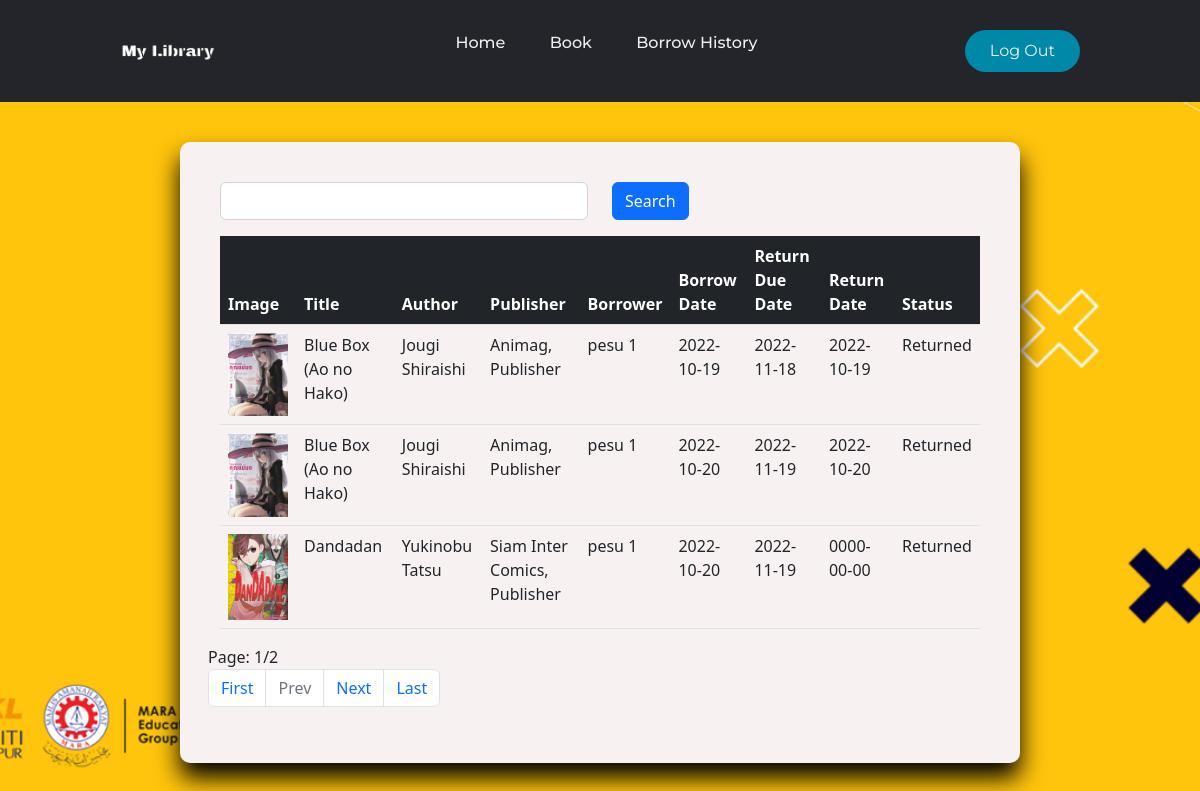
Screenshot of /user_borrow.php (signed in) with the database file from the repository.
### tables this page shows
CREATE TABLE `borrow` (
  `borrowID` int(5) NOT NULL,
  `bookID` varchar(5) NOT NULL,
  `memberID` int(5) NOT NULL,
  `dateBorrow` date NOT NULL,
  `dateRet` date NOT NULL,
  `retDate` date NOT NULL,
  `statusID` varchar(5) NOT NULL
);

CREATE TABLE `book` (
  `bookID` varchar(5) NOT NULL,
  `bookIMG` varchar(255) NOT NULL,
  `bookName` varchar(255) NOT NULL,
  `bookTypeID` varchar(255) NOT NULL,
  `bookDescript` varchar(500) NOT NULL,
  `author` varchar(255) NOT NULL,
  `publisher` varchar(255) NOT NULL,
  `bstatusID` varchar(5) NOT NULL
);

CREATE TABLE `member` (
  `memberID` int(5) NOT NULL,
  `Firstname` varchar(255) NOT NULL,
  `Lastname` varchar(255) NOT NULL,
  `Gender` varchar(255) NOT NULL,
  `BirthDate` date NOT NULL,
  `Tel` varchar(255) NOT NULL,
  `Username` varchar(255) NOT NULL,
  `Password` varchar(255) NOT NULL,
  `Email` varchar(255) NOT NULL,
  `statusmem` varchar(6) NOT NULL
);

CREATE TABLE `borrowstatus` (
  `bstatusID` varchar(5) NOT NULL,
  `bName` varchar(255) NOT NULL
);

### user_borrow.php (the view, shortened to what this page needs)
<?php
if (!$_SESSION["UserID"] || $_SESSION["statusmem"] != "MEMBER") {
    Header("Location: index.php");
} else {
    include 'connectdb.php';
    $ID = $_SESSION["UserID"];
    $msql = "SELECT * FROM member WHERE memberID='$ID'";
    $mresult = mysqli_query($conn, $msql);
    $rw = mysqli_fetch_array($mresult);
?>
    <!DOCTYPE html>
    <html lang="en">
    <head>
        <link rel="stylesheet" href="assets/vendor/css/style.css">
        <link rel="stylesheet" href="assets/vendor/css/nav.css">
        <link href="https://cdn.jsdelivr.net/npm/bootstrap@5.2.2/dist/css/bootstrap.min.css" rel="stylesheet">
    </head>
    <body>
        <header class="navi">
            <a href="user_home.php"><img class="logo" src="assets/img/logo.png" alt="Logo"></a>
            <nav>
                <ul class="nav__links">
                    <li><a href="user_home.php">Home</a></li>
                    <li><a href="user_book_list.php">Book</a></li>
                    <li><a href="user_borrow.php">Borrow History</a></li>
                </ul>
            </nav>
            <a href="logout.php"><button>Log Out</button></a>
        </header>
        <div class="container">
            <div class="wrapper">
                <div class="table-box">
                    <div class="row">
                        <form name="frmSearch" method="get" action="<?= $_SERVER['SCRIPT_NAME']; ?>">
                            <div class="row">
                                <div class="col-6">
                                    <input name="txtKeyword" class="form-control" type="text" id="txtKeyword" value="<?= $_GET["txtKeyword"] ?? ""; ?>">
                                </div>
                                <div class="col-6">
                                    <button type="submit" value="Search" class="btn btn-primary">Search</button>
                                </div>
                                <div class="col-12">
                                </div>
                            </div>
                        </form>
                        <?php
                        include 'connectdb.php';
                        if (isset($_GET['pageno'])) {
                            $pageno = $_GET['pageno'];
                        } else {
                            $pageno = 1;
                        }
                        $no_of_records_per_page = 3;
                        $offset = ($pageno - 1) * $no_of_records_per_page;
                        $text_keyword = $_GET['txtKeyword'] ?? "";
                        $total_pages_sql = "SELECT COUNT(*) FROM borrow WHERE borrow.memberID = $ID ";
                        $result = mysqli_query($conn, $total_pages_sql);
                        $total_rows = mysqli_fetch_array($result)[0];
                        $total_pages = ceil($total_rows / $no_of_records_per_page);
                        $sql = " SELECT * FROM borrow INNER JOIN book ON borrow.bookID = book.bookID INNER JOIN borrowstatus ON borrow.statusID = borrowstatus.bstatusID WHERE (bookName LIKE '%$text_keyword%' or author LIKE '%$text_keyword%')AND memberID = '$ID' LIMIT $offset, $no_of_records_per_page ";
                        $res_data = mysqli_query($conn, $sql);
                        echo "<div class='table-responsive'>";
                        echo "<table class='table table-hover'>";
                        echo "<thead class='thead-dark'>";
                        echo "<tr class='bg-dark' style='color:White;'><th scope='col'>Image</th>";
                        echo "<th scope='col'>Title</th>";
                        echo "<th scope='col'>Author</th>";
                        echo "<th scope='col'>Publisher</th>";
                        echo "<th scope='col'>Borrower</th>";
                        echo "<th scope='col'>Borrow Date</th>";
                        echo "<th scope='col'>Return Due Date</th>";
                        echo "<th scope='col'>Return Date</th>";
                        echo "<th scope='col'>Status</th>";
                        echo "</tr>";
                        echo "</thead>";
                        while ($row = mysqli_fetch_array($res_data)) {
                            $imageURL = 'assets/img/book/' . $row['bookIMG'];
                            echo "<tbody>";
                            echo "  <tr>";
                            echo "  <td><img src='$imageURL'></td>";
                            echo "  <td>" . $row['bookName'] . "</td>";
                            echo "  <td>" . $row['author'] . "</td>";
                            echo "  <td>" . $row['publisher'] . "</td>";
                            echo "  <td>" . $rw['Firstname'] . " " . $rw['Lastname'] . "</td>";
                            echo "  <td>" . $row['dateBorrow'] . "</td>";
                            echo "  <td>" . $row['dateRet'] . "</td>";
                            echo "  <td>" . $row['retDate'] . "</td>";
                            echo "  <td>" . $row['bName'] . "</td>";
                            echo "  </tr>";
                            echo "</tbody>";
                        }
                        echo "</table>";
                        echo "</div>";
                        ?>
                        <?php echo "Page: " . $pageno . "/" . $total_pages . "<br>"; ?>
                        <ul class="pagination">
                            <li class="page-item"><a class="page-link" href="?pageno=1">First</a></li>
                            <li class="page-item <?php if ($pageno <= 1) {
                                                        echo 'disabled';
                                                    } ?>">
                <a class=" page-link" href="<?php if ($pageno <= 1) {
                                                echo '#';
                                            } else {
                                                echo "?pageno=" . ($pageno - 1);
                                            } ?>">Prev</a>
                            </li>
                            <li class="page-item <?php if ($pageno >= $total_pages) {
                                                        echo 'disabled';
                                                    } ?>">
                                <a class="page-link" href="<?php if ($pageno >= $total_pages) {
                                                                echo '#';
                                                            } else {
                                                                echo "?pageno=" . ($pageno + 1);
                                                            } ?>">Next</a>
                            </li>
                            <li class="page-item"><a class="page-link" href="?pageno=<?php echo $total_pages; ?>">Last</a></li>
                        </ul>
                    </div>
                </div>
            </div>
        </div>
    </body>
    </html>
<?php } ?>

### rows the page displays
borrow: bookID.bookIMG (picture), bookID.bookName "Blue Box (Ao no Hako)", bookID.author "Jougi Shiraishi", bookID.publisher "Animag, Publisher", memberID.Firstname "pesu", memberID.Lastname "1", dateBorrow "2022-10-19", dateRet "2022-11-18", retDate "2022-10-19", borrowstatus.bName "Returned"
borrow: bookID.bookIMG (picture), bookID.bookName "Blue Box (Ao no Hako)", bookID.author "Jougi Shiraishi", bookID.publisher "Animag, Publisher", memberID.Firstname "pesu", memberID.Lastname "1", dateBorrow "2022-10-20", dateRet "2022-11-19", retDate "2022-10-20", borrowstatus.bName "Returned"
borrow: bookID.bookIMG (picture), bookID.bookName "Dandadan", bookID.author "Yukinobu Tatsu", bookID.publisher "Siam Inter Comics, Publisher", memberID.Firstname "pesu", memberID.Lastname "1", dateBorrow "2022-10-20", dateRet "2022-11-19", retDate "0000-00-00", borrowstatus.bName "Returned"

### other values shown
$pageno "1"
$total_pages "2"
